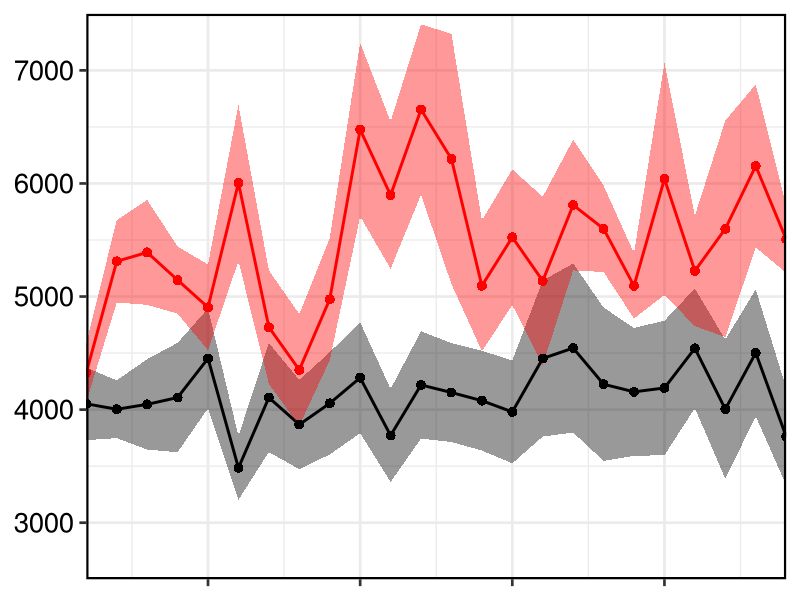
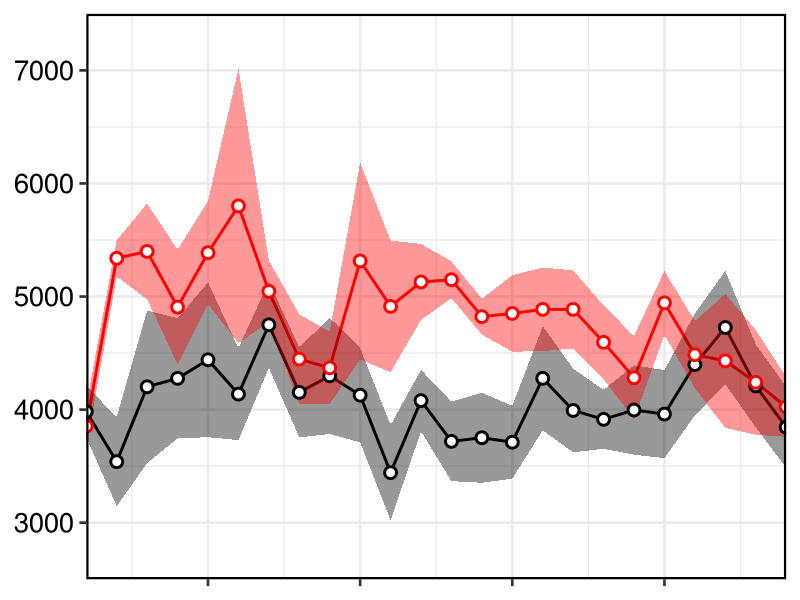

Generate these figures, in order, with R:
rm(list = ls(envir = globalenv()), envir = globalenv())

# Load required packages
packages <- c("ggplot2", "openxlsx", "reshape2", "rstatix")
for (pkg in packages) {
  if (!require(pkg, character.only = TRUE)) install.packages(pkg)
  library(pkg, character.only = TRUE)
}

# Set working directory to this script location
if (requireNamespace("rstudioapi", quietly = TRUE)) {
  setwd(dirname(rstudioapi::getSourceEditorContext()$path))
}

# ======================= Load and preprocess data =======================

data <- read.xlsx("OF_Dist.xlsx", colNames = FALSE)
n_day <- nrow(data)

NoStim_Ccnb  <- data[, 1:7]
NoStim_Scram <- data[, 8:14]
Stim10_Ccnb  <- data[, 15:21]
Stim10_Scram <- data[, 22:28]

# Function to calculate mean and SEM
mean_sem <- function(mat) {
  list(
    mean = rowMeans(mat, na.rm = TRUE),
    sem  = apply(mat, 1, function(x) sd(x, na.rm = TRUE) / sqrt(length(x)))
  )
}

m_NCcnb  <- mean_sem(NoStim_Ccnb)
m_TCcnb  <- mean_sem(Stim10_Ccnb)
m_NScram <- mean_sem(NoStim_Scram)
m_TScram <- mean_sem(Stim10_Scram)

# ======================= Plot: Scram =======================

df_scram <- data.frame(
  Day = rep(1:n_day, 2),
  StimType = rep(c("NoStim_Scram", "Stim10_Scram"), each = n_day),
  Mean = c(m_NScram$mean, m_TScram$mean),
  SEM  = c(m_NScram$sem,  m_TScram$sem)
)

g_scram <- ggplot(df_scram, aes(x = Day, y = Mean, color = StimType)) +
  geom_line(linewidth = 1) +
  geom_ribbon(aes(ymin = Mean - SEM, ymax = Mean + SEM, fill = StimType),
              alpha = 0.4, linetype = 0) +
  geom_point(size = 3, shape = 16) +
  theme_bw(base_size = 20) +
  theme(legend.position = "none",
        axis.title = element_blank(),
        axis.text.x = element_blank(),
        axis.text.y = element_text(size = 20),
        axis.text = element_text(colour = "black"),
        panel.border = element_rect(colour = "black", fill = NA, linewidth = 1.5)) +
  scale_x_continuous(limits = c(1, n_day), expand = c(0, 0)) +
  scale_y_continuous(limits = c(2500, 7500), expand = c(0, 0), breaks = seq(3000, 8000, 1000)) +
  scale_color_manual(values = c("black", "red")) +
  scale_fill_manual(values = c("black", "red"))

ggsave("OFdist_Scram.png", g_scram, width = 6, height = 4, dpi = 300)

# ======================= Plot: Ccnb =======================

df_ccnb <- data.frame(
  Day = rep(1:n_day, 2),
  StimType = rep(c("NoStim_Ccnb", "Stim10_Ccnb"), each = n_day),
  Mean = c(m_NCcnb$mean, m_TCcnb$mean),
  SEM  = c(m_NCcnb$sem,  m_TCcnb$sem)
)

g_ccnb <- ggplot(df_ccnb, aes(x = Day, y = Mean, color = StimType)) +
  geom_line(linewidth = 1) +
  geom_ribbon(aes(ymin = Mean - SEM, ymax = Mean + SEM, fill = StimType),
              alpha = 0.4, linetype = 0) +
  geom_point(size = 3, shape = 21, fill = "white", stroke = 1.5) +
  theme_bw(base_size = 20) +
  theme(legend.position = "none",
        axis.title = element_blank(),
        axis.text.x = element_blank(),
        axis.text.y = element_text(size = 20),
        axis.text = element_text(colour = "black"),
        panel.border = element_rect(colour = "black", fill = NA, linewidth = 1.5)) +
  scale_x_continuous(limits = c(1, n_day), expand = c(0, 0)) +
  scale_y_continuous(limits = c(2500, 7500), expand = c(0, 0), breaks = seq(3000, 8000, 1000)) +
  scale_color_manual(values = c("black", "red")) +
  scale_fill_manual(values = c("black", "red"))

ggsave("OFdist_Ccnb.png", g_ccnb, width = 6, height = 4, dpi = 300)

# ======================= 2-way RM-ANOVA =======================

colnames(data) <- paste0("m", 1:28)
group_labels <- rep(c("NoStim_Ccnb", "NoStim_Scram", "Stim10_Ccnb", "Stim10_Scram"), each = 7)

data_long <- melt(as.matrix(data), varnames = c("Day", "mouseID"), value.name = "Value")
data_long$Day <- factor(paste0("Day", data_long$Day), levels = paste0("Day", 1:n_day))
data_long$StimType <- rep(group_labels, each = n_day)
data_long$mouseID <- factor(paste(data_long$StimType, data_long$mouseID, sep = "_"))

res.aov <- anova_test(
  data = data_long,
  dv = Value, wid = mouseID,
  between = StimType, within = Day
)
anova_table <- get_anova_table(res.aov)

# ======================= Post-hoc Test =======================

pwc <- data_long %>%
  group_by(Day) %>%
  pairwise_t_test(Value ~ StimType, paired = FALSE, p.adjust.method = "bonferroni")

# ======================= Save statistics =======================

write.xlsx(list(
  ANOVA = anova_table,
  PostHoc = pwc
), file = "OFdist_stats.xlsx")

# ======================= End of Program =======================
